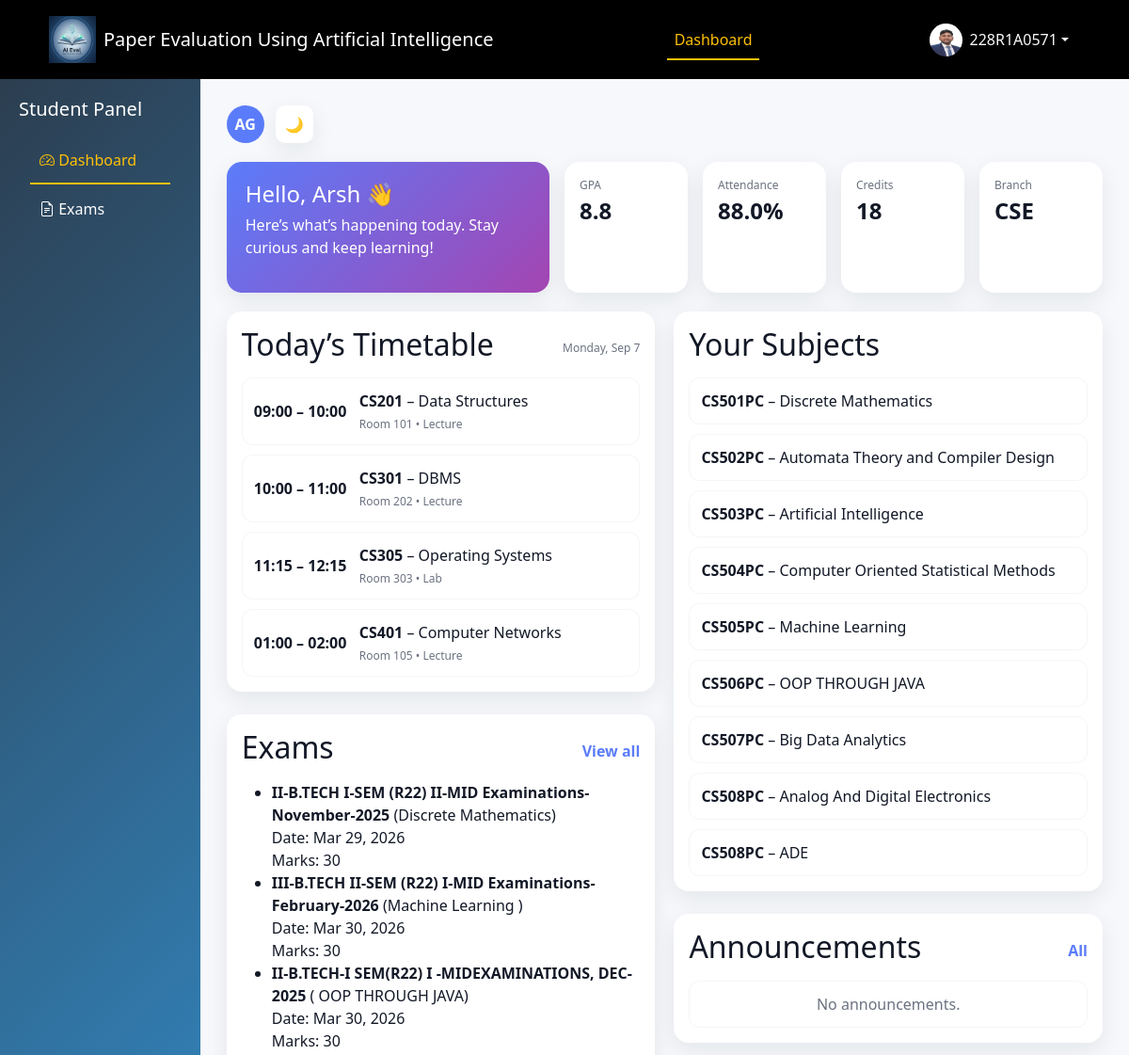
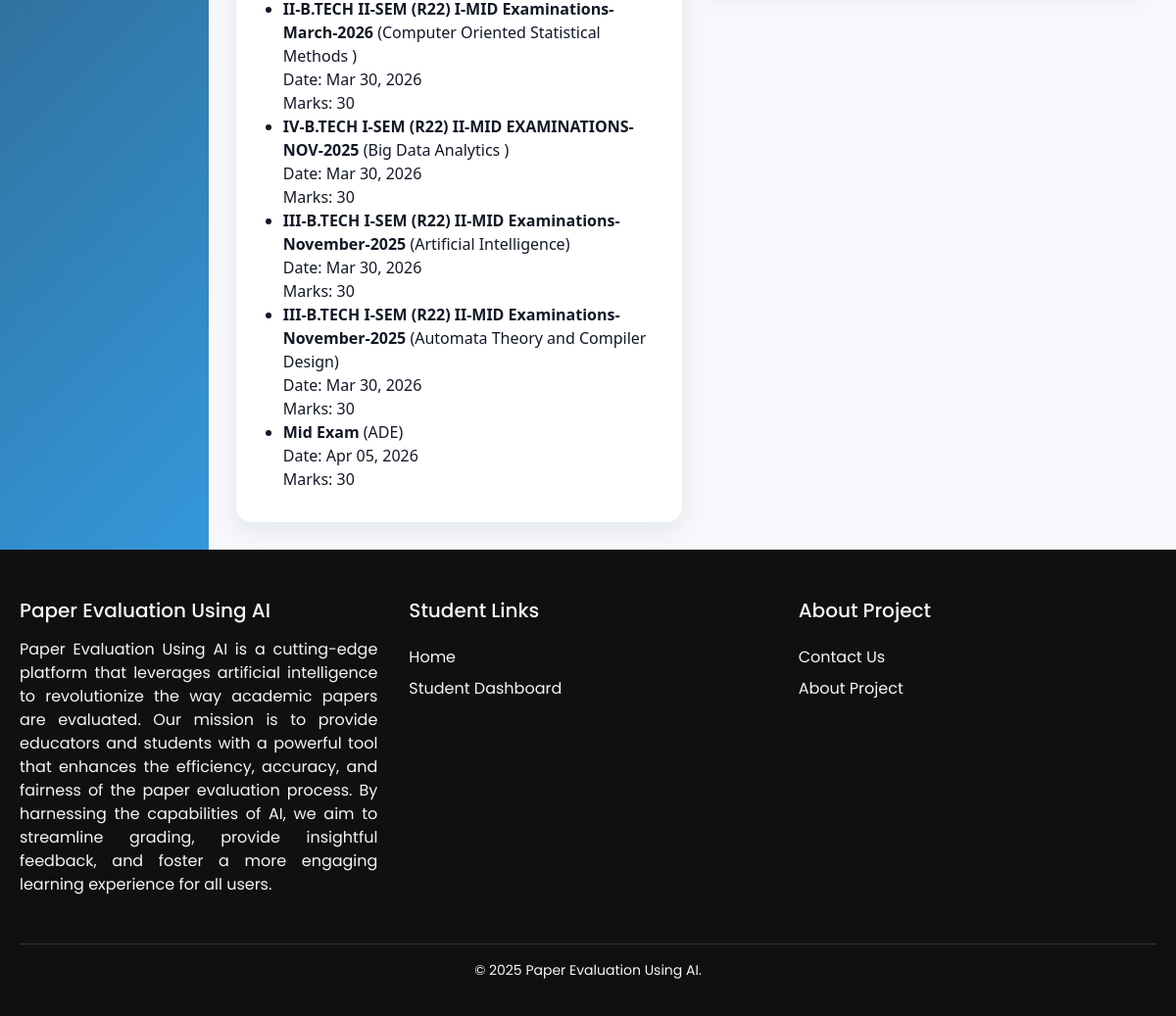
/dashboard/student/ (signed in), run on the app's committed database (2 pictures, top to bottom).
### Accounts/models.py (models this page shows, shortened)
class User(AbstractUser):
    ROLE_CHOICES = [
        ('admin', 'Admin'),
        ('teacher', 'Teacher'),
        ('student', 'Student'),
    ]
    role = models.CharField(max_length=10, choices=ROLE_CHOICES)
    phone = models.CharField(max_length=15, blank=True)

class Student(models.Model):
    user = models.OneToOneField(User, on_delete=models.CASCADE, related_name='student_profile')
    roll_number = models.CharField(max_length=20)
    profile_image = models.ImageField(
        upload_to='profile/',
        storage=cloudinary_storage,
        blank=True,
        null=True
    )
    student_class = models.ForeignKey(Class, on_delete=models.SET_NULL, null=True, blank=True)
    course = models.CharField(max_length=50, default="BTECH")
    branch = models.CharField(max_length=50)
    YEAR_CHOICES = [
        (1, "1st Year"),
        (2, "2nd Year"),
        (3, "3rd Year"),
        (4, "4th Year"),
    ]
    year = models.IntegerField(choices=YEAR_CHOICES)
    dob = models.DateField()
    attendance = models.FloatField(default=88.0)
    cgpa = models.FloatField(default=8.8)
    created_at = models.DateTimeField(auto_now_add=True)

class Course(models.Model):
    name = models.CharField(max_length=100)
    code = models.CharField(max_length=20)

### Exams/models.py (models this page shows, shortened)
class Exam(models.Model):
    title = models.CharField(max_length=200)
    course = models.ForeignKey(Course, on_delete=models.CASCADE)
    class_assigned = models.ForeignKey(Class, on_delete=models.CASCADE)
    total_marks = models.IntegerField()
    date = models.DateTimeField()
    question_paper = models.FileField(
        upload_to=question_paper_upload,
        storage=cloudinary_storage,
        null=True,
        blank=True
    )
    question_paper_data = models.BinaryField(null=True, blank=True)
    question_paper_name = models.CharField(max_length=255, blank=True)
    answer_key = models.FileField(
        upload_to=answer_key_upload,
        storage=cloudinary_storage,
        null=True,
        blank=True
    )
    answer_key_data = models.BinaryField(null=True, blank=True)
    answer_key_name = models.CharField(max_length=255, blank=True)
    instructions = models.TextField(blank=True)

### Dashboards/views.py (the view)
# urls.py: path('student/', views.student_dashboard, name='student_dashboard'),
@login_required
def student_dashboard(request):
    if request.user.role != 'student':
        return redirect('slogin')
    student = request.user.student_profile
    subjects = Course.objects.all()
    exams = Exam.objects.filter(class_assigned__year=student.year)
    submissions = Submission.objects.filter(student=request.user)
    attendance = student.attendance
    cgpa = student.cgpa
    total_exams = exams.count()
    branch = student.branch
    submitted_count = submissions.count()
    context = {
        "student": student,
        "subjects": subjects,
        "exams": exams,
        "submissions": submissions,
        "attendance_pct": attendance,
        "cgpa": cgpa,
        "branch": branch,
        "total_exams": total_exams,
        "submitted_count": submitted_count,
    }
    return render(request, "student/student_dashboard.html", context)

### Dashboards/templates/student/student_dashboard.html (shortened to what this page needs)
{% extends "student/student_base.html" %}
{% load static %}
{% block student_dashactive %}active{% endblock student_dashactive %}
{% block student_content %}
{% block extra_css %}
<link rel="stylesheet" href="{% static 'css/student_dash.css' %}">
{% endblock extra_css %}
<div class="sd-container" id="app">
  <header class="sd-topbar">
    <div class="sd-actions" style="">
      <div class="sd-avatar" title="{{ request.user.get_full_name|default:request.user.username }}">
        {{ request.user.first_name|first|default:"S" }}{{ request.user.last_name|first|default:"" }}
      </div>
      <button id="themeToggle" class="sd-icon-btn" title="Toggle theme" aria-label="Toggle theme">🌙</button>
    </div>
  </header>
  <section class="sd-row sd-greeting">
    <div class="sd-greet-card">
      <h1>Hello, <span>{{ request.user.first_name|default:'Student' }}</span> 👋</h1>
      <p>Here’s what’s happening today. Stay curious and keep learning!</p>
    </div>
    <div class="sd-kpi-grid">
      <div class="sd-card sd-kpi" role="status">
        <div class="sd-kpi-label">GPA</div>
        <div class="sd-kpi-value" id="kpiGpa">{{ cgpa }}</div>
      </div>
      <div class="sd-card sd-kpi">
        <div class="sd-kpi-label">Attendance</div>
        <div class="sd-kpi-value" id="kpiAttendance">{{ attendance_pct }}%</div>
      </div>
      <div class="sd-card sd-kpi">
        <div class="sd-kpi-label">Credits</div>
        <div class="sd-kpi-value" id="kpiCredits">{{ total_credits|default:"18" }}</div>
      </div>
      <div class="sd-card sd-kpi">
        <div class="sd-kpi-label">Branch</div>
        <div class="sd-kpi-value" id="kpiAlerts">{{ branch }}</div>
      </div>
    </div>
  </section>
  <section class="sd-grid">
    <div class="sd-col">
      <div class="sd-card mb-4">
        <div class="sd-card-head">
          <h2>Today’s Timetable</h2>
          <span class="sd-subtle" id="todayLabel"></span>
        </div>
        <ul class="sd-list schedule">
          <li>
            <div class="sd-time">09:00 – 10:00</div>
            <div class="sd-course">
              <strong>CS201</strong> – Data Structures
              <div class="sd-subtle">Room 101 • Lecture</div>
            </div>
          </li>
          <li>
            <div class="sd-time">10:00 – 11:00</div>
            <div class="sd-course">
              <strong>CS301</strong> – DBMS
              <div class="sd-subtle">Room 202 • Lecture</div>
            </div>
          </li>
          <li>
            <div class="sd-time">11:15 – 12:15</div>
            <div class="sd-course">
              <strong>CS305</strong> – Operating Systems
              <div class="sd-subtle">Room 303 • Lab</div>
            </div>
          </li>
          <li>
            <div class="sd-time">01:00 – 02:00</div>
            <div class="sd-course">
              <strong>CS401</strong> – Computer Networks
              <div class="sd-subtle">Room 105 • Lecture</div>
            </div>
          </li>
        </ul>
      </div>
      <div class="sd-card">
        <div class="sd-card-head">
          <h2>Exams</h2>
          <a href="#" class="sd-link">View all</a>
        </div>
        <ul>
          {% for exam in exams %}
          <li>
            <strong>{{ exam.title }}</strong> ({{ exam.course.name }})
            <br>
            Date: {{ exam.date|date:"M d, Y" }}
            <br>
            Marks: {{ exam.total_marks }}
          </li>
          {% empty %}
          <li>No exams available</li>
          {% endfor %}
        </ul>
      </div>
    </div>
    <div class="sd-col">
      <div class="sd-card mb-4">
        <div class="sd-card-head">
          <h2>Your Subjects</h2>
        </div>
        <ul class="sd-list subjects">
          {% for s in subjects %}
          <li>
            <strong>{{ s.code }}</strong> – {{ s.name }}
          </li>
          {% empty %}
          <li>No subjects available</li>
          {% endfor %}
        </ul>
      </div>
      <div class="sd-card">
        <div class="sd-card-head">
          <h2>Announcements</h2>
          <a href="#" class="sd-link">All</a>
        </div>
        <ul class="sd-list announcements">
          {% for n in announcements %}
          <li>
            <strong>{{ n.title }}</strong>
            <div class="sd-subtle">{{ n.created_at|date:"M d, Y" }}</div>
            <p>{{ n.body|truncatechars:140 }}</p>
          </li>
          {% empty %}
          <li class="sd-empty">No announcements.</li>
          {% endfor %}
        </ul>
      </div>
    </div>
  </section>
</div>
{% endblock student_content %}

### Dashboards/templates/student/student_base.html (shortened to what this page needs)
{% extends "base.html" %}
{% load static %}
{% block body %}
<link rel="stylesheet" href="{% static 'css/student_dash.css' %}">
<div class="student-layout">
    <div class="student-sidebar">
        <h5>Student Panel</h5>
        <a class="nav-link {% block student_dashactive %}{% endblock student_dashactive %}" href="{% url 'student_dashboard' %}"><i class="bi bi-speedometer2"></i> Dashboard</a>
        <a class="nav-link {% block student_examsactive %}{% endblock student_examsactive %}" href="{% url 'student_exams' %}"><i class="bi bi-file-earmark-text"></i> Exams</a>
    </div>
    <div class="student-content">
        {% block student_content %}{% endblock %}
    </div>
</div>
{% endblock body %}

### templates/base.html (shortened to what this page needs)
{% load static %}
<!DOCTYPE html>
<html lang="en">
<head>
    <link href="https://cdn.jsdelivr.net/npm/bootstrap@5.3.3/dist/css/bootstrap.min.css" rel="stylesheet">
    <link href="https://cdn.jsdelivr.net/npm/bootstrap-icons@1.10.5/font/bootstrap-icons.css" rel="stylesheet">
    <link rel="stylesheet" href="{% static "css/base.css" %}" />
    <link rel="stylesheet" href="https://cdnjs.cloudflare.com/ajax/libs/toastr.js/latest/toastr.min.css">
    <link href="https://cdn.jsdelivr.net/npm/bootstrap-icons@1.10.5/font/bootstrap-icons.css" rel="stylesheet">
    <link rel="stylesheet" href="https://cdnjs.cloudflare.com/ajax/libs/font-awesome/6.4.0/css/all.min.css">
</head>
<body class="d-flex flex-column">
    <nav class="navbar navbar-expand-lg navbar-dark ">
        <div class="container-fluid">
            <a class="navbar-brand d-flex align-items-center" href="/">
                <img src="{% static 'images/logo.png' %}" width="50" height="50" alt="Beast Logo" class="me-2">
                <span class="brand-text">Paper Evaluation Using Artificial Intelligence</span>
            </a>
            <div class="d-flex flex-wrap align-items-center justify-content-between w-100">
                <ul class="navbar-nav mx-auto">
                    {% if request.user.is_authenticated %}
                    {% if request.user.is_superuser %}
                    <li class="nav-item">
                        <a class="nav-link {% block admin_dashactive %}{% endblock admin_dashactive %}" href="{% url 'admin_dashboard' %}">Dashboard</a>
                    </li>
                    <li class="nav-item">
                        <a class="nav-link" href="{% url 'admin:index' %}">Django Admin</a>
                    </li>
                    {% else %}
                        {% if request.user.role == "teacher" %}
                        <li class="nav-item">
                            <a
                                class="nav-link {% block teacher_dashactive %}{% endblock teacher_dashactive %} "
                                href="{% url "teacher_dashboard" %}">Dashboard</a>
                        </li>
                        {% elif request.user.role == "student" %}
                        <li class="nav-item">
                            <a
                                class="nav-link {% block student_dashactive %}{% endblock student_dashactive %}  "
                                href="{% url "student_dashboard" %}">Dashboard</a>
                        </li>
                        {% endif %}
                    {% endif %}
                    {% endif %}
                </ul>
                <div class="d-flex align-items-center gap-2">
                    {% if request.user.is_authenticated %}
                    <div class="dropdown">
                        <button class="btn dropdown-toggle text-light d-flex align-items-center border-0 bg-transparent"
                            id="userDropdown" data-bs-toggle="dropdown" aria-expanded="false">
                            {% if request.user.role == "student" %}
                            <img src="{{ request.user.student_profile.profile_image.url }}" class="rounded-circle me-2"
                                width="35" height="35">
                            {% elif request.user.role == "teacher" %}
                            <img src="{{ request.user.teacher_profile.profile_image.url }}" class="rounded-circle me-2"
                                width="35" height="35">
                            {% else %}
                            <img src="{% static "images/image.png" %}" class="rounded-circle me-2" width="35" height="35">
                            {% endif %}
                            {{ request.user.username }}
                        </button>
                    </div>
                    {% endif %}
                </div>
            </div>
        </div>
    </nav>
    <main class="flex-grow-1">
        {% block body %}
        {% endblock body %}
    </main>
    <footer class="footer">
        <div class="footer-container">
            <div class="footer-column first-column">
            <h3>Paper Evaluation Using AI</h3>
            <p style="text-align: justify;">
                Paper Evaluation Using AI is a cutting-edge platform that leverages artificial intelligence to revolutionize the way academic papers are evaluated. Our mission is to provide educators and students with a powerful tool that enhances the efficiency, accuracy, and fairness of the paper evaluation process. By harnessing the capabilities of AI, we aim to streamline grading, provide insightful feedback, and foster a more engaging learning experience for all users.
            </p>
            </div>
            <div class="footer-column">
            <h4>Student Links</h4>
            <ul>
                <li><a href="/">Home</a></li>
                <li><a href="{% url "student_dashboard" %}">Student Dashboard</a></li>
            </ul>
            </div>
            <div class="footer-column">
            <h4>About Project</h4>
            <ul>
                <li><a href="/contactus">Contact Us</a></li>
                <li><a href="{% url "aboutproject" %}">About Project</a></li>
            </ul>
            </div>
        </div>
        <div class="footer-bottom">
            <p>&copy; 2025 Paper Evaluation Using AI.</p>
        </div>
    </footer>
</body>
</html>

### data on the page
User: user.student_profile.profile_image (picture), user.username "228R1A0571", user.first_name|first "A", user.last_name|first "G", user.first_name "Arsh"
Student: cgpa "8.8", attendance "88.0", branch "CSE"
Exam: title "II-B.TECH I-SEM (R22) II-MID Examinations-November-2025", course.name "Discrete Mathematics", date "Mar 29, 2026", total_marks "30"
Exam: title "III-B.TECH II-SEM (R22) I-MID Examinations-February-2026", course.name "Machine Learning", date "Mar 30, 2026", total_marks "30"
Exam: title "II-B.TECH-I SEM(R22) I -MIDEXAMINATIONS, DEC-2025", course.name "OOP THROUGH JAVA", date "Mar 30, 2026", total_marks "30"
Exam: title "II-B.TECH II-SEM (R22) I-MID Examinations-March-2026", course.name "Computer Oriented Statistical Methods", date "Mar 30, 2026", total_marks "30"
Exam: title "IV-B.TECH I-SEM (R22) II-MID EXAMINATIONS-NOV-2025", course.name "Big Data Analytics", date "Mar 30, 2026", total_marks "30"
Exam: title "III-B.TECH I-SEM (R22) II-MID Examinations-November-2025", course.name "Artificial Intelligence", date "Mar 30, 2026", total_marks "30"
Exam: title "III-B.TECH I-SEM (R22) II-MID Examinations-November-2025", course.name "Automata Theory and Compiler Design", date "Mar 30, 2026", total_marks "30"
Exam: title "Mid Exam", course.name "ADE", date "Apr 05, 2026", total_marks "30"
Course: code "CS501PC", name "Discrete Mathematics"
Course: code "CS502PC", name "Automata Theory and Compiler Design"
Course: code "CS503PC", name "Artificial Intelligence"
Course: code "CS504PC", name "Computer Oriented Statistical Methods"
Course: code "CS505PC", name "Machine Learning"
Course: code "CS506PC", name "OOP THROUGH JAVA"
Course: code "CS507PC", name "Big Data Analytics"
Course: code "CS508PC", name "Analog And Digital Electronics"
Course: code "CS508PC", name "ADE"

### other printed values
{{ total_credits|default:"18" }} "18"
